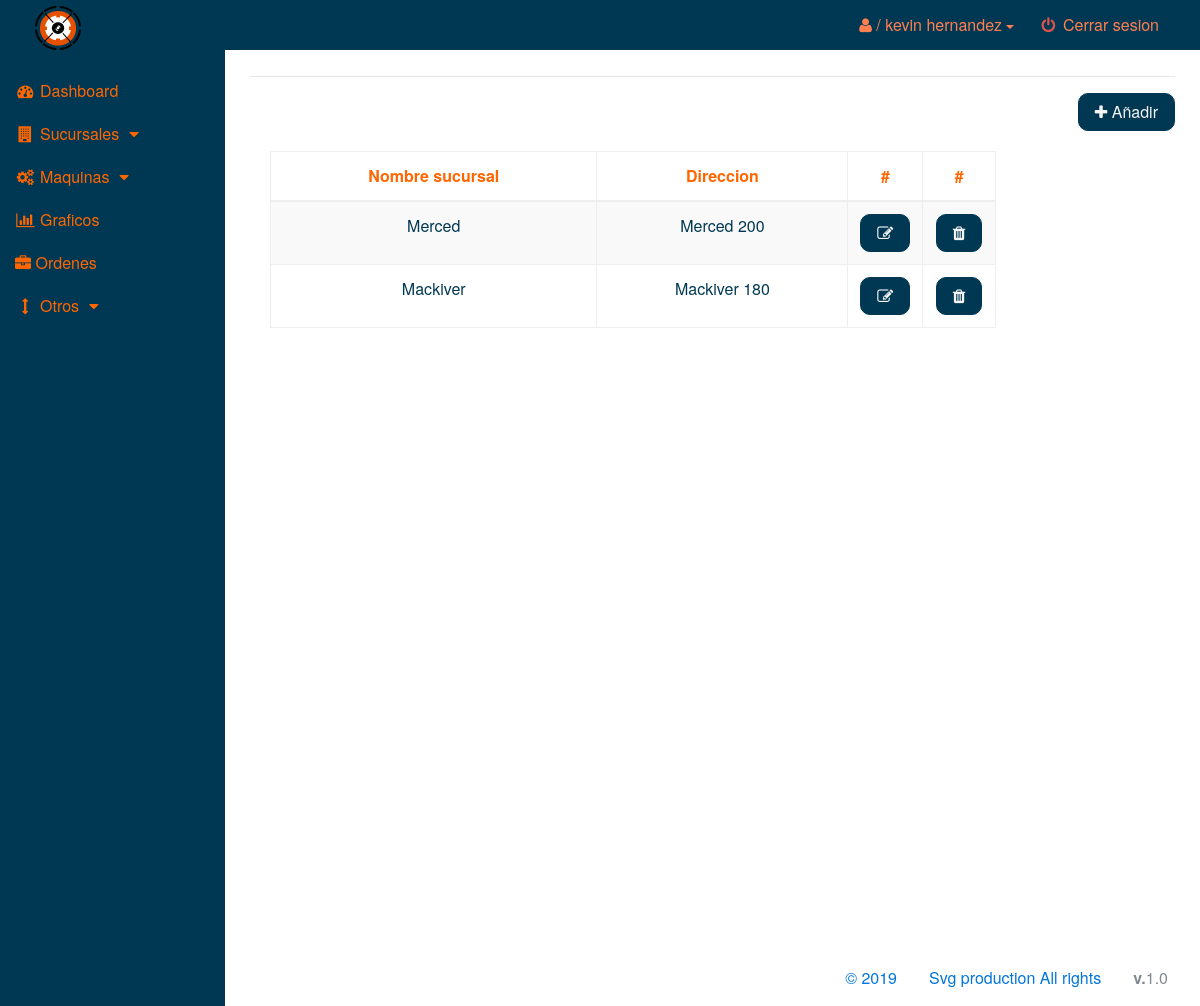
Screenshot of /sucursales/sucursales.php (signed in) with the database file from the repository.
### tables this page shows
CREATE TABLE `sucursal` (
  `cod_sucursal` varchar(100) NOT NULL,
  `nom_sucursal` varchar(100) NOT NULL,
  `direc_sucursal` varchar(100) NOT NULL,
  `fk_empresa` varchar(100) NOT NULL
);

### datos/conexion.php (called while the page is built, shortened)
<?php
class Conexion{
    private $dns = 'mysql:dbname=OEE_v1_Demo;host=127.0.0.1';
    private $user = "root";
    private $pass = "root";
    private $pdo;
    public function __construct(){
        try{
            $this->pdo = new PDO($this->dns, $this->user, $this->pass);
        }catch(PDOException $e){
            echo '<script language="javascript">alert("error de conexion verfique....... ");</script>' .$e->getMessage();
        }
    }
    public function Prepare($sql) {
        $statement = $this->pdo->prepare($sql);
        return  $statement;
    }
}
?>

### controles/sucursalesControl.php (called while the page is built, shortened)
<?php
include_once ("../datos/sucursalDatos.php");
class SucursalesControl{
    private $datosSucursal;
    function __construct()
    {
        $this->datosSucursal = new SucursalDatos();
    }
    public function getSucursales($ml)
    {   $retorno = false;
        if(!is_null($ml) && !empty($ml))
        {
            $retorno = $this->datosSucursal->getSucursales($ml);
        }
        return $retorno;
    }
}
?>

### datos/sucursalDatos.php (called while the page is built, shortened)
<?php
include_once ("conexion.php");
class SucursalDatos{
    private $con;
    function __construct()
    {
        $this->con = new Conexion();
    }
    public function getSucursales($ml){
        $retorno = null;
        $sql = "SELECT * FROM sucursal WHERE fk_empresa = '".$ml."'  ORDER BY cod_sucursal DESC";
        $statement = $this->con->Prepare($sql);
        $statement->execute();
        $total = $statement->rowCount();
        if($total > 0){
            $retorno = $statement->fetchAll();
        }
        return $retorno;
    }
}
?>

### inc/tblSucursal.php (the view)
<?php
include_once "../controles/sucursalesControl.php";
$control = new SucursalesControl();
$fr = $_SESSION['fk_empresa'];
$total = $control->getSucursales($fr);
?>
<table class="table table-bordered table-hover table-striped" id="tblS">
    <thead>
        <tr>
            <th scope="col">Nombre sucursal</th>
            <th scope="col">Direccion</th>
            <th>#</th>
            <th>#</th>
        </tr>
    </thead>
    <tbody>
        <?php
        foreach($total as $row){ ?>
        <tr>
            <td><?php echo $row["nom_sucursal"] ;?></td>
            <td><?php echo $row["direc_sucursal"] ;?></td>
            <td style="width: 10%;">
                <a type="button" href="sucursales.php?cod_sucursal=<?php echo $row["cod_sucursal"] ;?>" name="btnEditar" class="btn btn-primary btnHome" id="" title="Editar"><i class="fa fa-edit"></i></a>
            </td>
            <td style="width: 10%;">
                <button type="button" name="btnElimina" class="btn btn-primary btnHome delete" id="<?php echo $row["cod_sucursal"] ;?>" title="Eliminar"><i class="fa fa-trash"></i></button>
            </td>
        </tr>
        <?php }
        ?>
    </tbody>
</table>

### rows the page displays
sucursal: nom_sucursal "Merced", direc_sucursal "Merced 200"
sucursal: nom_sucursal "Mackiver", direc_sucursal "Mackiver 180"

### other values shown
$_SESSION["nom_usu"] "kevin"
$_SESSION["ape_usu"] "hernandez"
